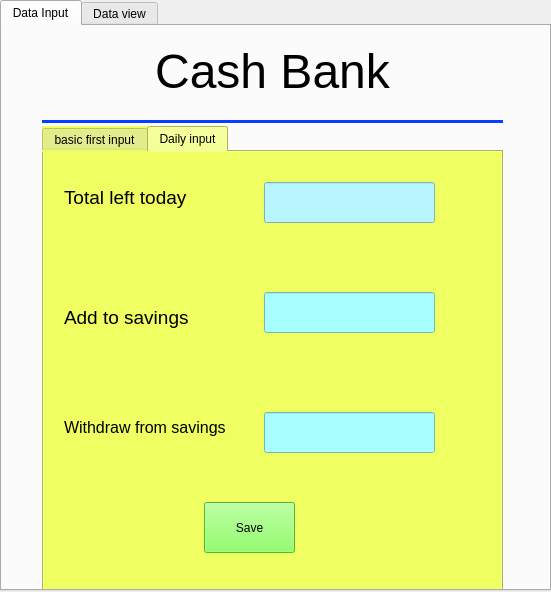
<?xml version="1.0" encoding="UTF-8"?>
<ui version="4.0">
 <class>MainWindow</class>
 <widget class="QMainWindow" name="MainWindow">
  <property name="windowModality">
   <enum>Qt::NonModal</enum>
  </property>
  <property name="geometry">
   <rect>
    <x>0</x>
    <y>0</y>
    <width>551</width>
    <height>592</height>
   </rect>
  </property>
  <property name="windowTitle">
   <string>MainWindow</string>
  </property>
  <property name="styleSheet">
   <string notr="true"/>
  </property>
  <widget class="QWidget" name="centralwidget">
   <widget class="QTabWidget" name="tabWidget">
    <property name="geometry">
     <rect>
      <x>0</x>
      <y>0</y>
      <width>551</width>
      <height>591</height>
     </rect>
    </property>
    <property name="styleSheet">
     <string notr="true"/>
    </property>
    <property name="currentIndex">
     <number>0</number>
    </property>
    <widget class="QWidget" name="tab">
     <attribute name="title">
      <string>Data Input</string>
     </attribute>
     <widget class="QTabWidget" name="tabWidget">
      <property name="geometry">
       <rect>
        <x>40</x>
        <y>100</y>
        <width>461</width>
        <height>471</height>
       </rect>
      </property>
      <property name="focusPolicy">
       <enum>Qt::TabFocus</enum>
      </property>
      <property name="whatsThis">
       <string/>
      </property>
      <property name="styleSheet">
       <string notr="true">background-color: rgb(239, 255, 97);</string>
      </property>
      <property name="currentIndex">
       <number>1</number>
      </property>
      <property name="tabsClosable">
       <bool>false</bool>
      </property>
      <widget class="QWidget" name="tabWidgetPage1">
       <attribute name="title">
        <string>basic first input</string>
       </attribute>
       <widget class="QPushButton" name="saveButton">
        <property name="geometry">
         <rect>
          <x>20</x>
          <y>280</y>
          <width>111</width>
          <height>51</height>
         </rect>
        </property>
        <property name="whatsThis">
         <string/>
        </property>
        <property name="styleSheet">
         <string notr="true">background-color: rgb(65, 255, 81);</string>
        </property>
        <property name="text">
         <string>Save?</string>
        </property>
       </widget>
       <widget class="QPushButton" name="saveButton_2">
        <property name="geometry">
         <rect>
          <x>300</x>
          <y>280</y>
          <width>111</width>
          <height>51</height>
         </rect>
        </property>
        <property name="styleSheet">
         <string notr="true">background-color: rgb(255, 42, 42);</string>
        </property>
        <property name="text">
         <string>Remove Existing!</string>
        </property>
       </widget>
       <widget class="QWidget" name="widget" native="true">
        <property name="geometry">
         <rect>
          <x>10</x>
          <y>10</y>
          <width>431</width>
          <height>221</height>
         </rect>
        </property>
        <widget class="QLabel" name="label">
         <property name="geometry">
          <rect>
           <x>20</x>
           <y>120</y>
           <width>131</width>
           <height>31</height>
          </rect>
         </property>
         <property name="font">
          <font>
           <pointsize>14</pointsize>
          </font>
         </property>
         <property name="styleSheet">
          <string notr="true">background-color: rgb(184, 249, 255);</string>
         </property>
         <property name="text">
          <string>Type of Savings</string>
         </property>
        </widget>
        <widget class="QLabel" name="totalMoneyLabel">
         <property name="geometry">
          <rect>
           <x>20</x>
           <y>40</y>
           <width>121</width>
           <height>31</height>
          </rect>
         </property>
         <property name="font">
          <font>
           <pointsize>14</pointsize>
          </font>
         </property>
         <property name="styleSheet">
          <string notr="true">background-color: rgb(184, 249, 255);</string>
         </property>
         <property name="text">
          <string>Total money</string>
         </property>
         <property name="alignment">
          <set>Qt::AlignCenter</set>
         </property>
        </widget>
        <widget class="QLineEdit" name="totalMoneyInput">
         <property name="geometry">
          <rect>
           <x>200</x>
           <y>40</y>
           <width>113</width>
           <height>31</height>
          </rect>
         </property>
         <property name="font">
          <font>
           <pointsize>9</pointsize>
          </font>
         </property>
         <property name="cursor">
          <cursorShape>IBeamCursor</cursorShape>
         </property>
         <property name="styleSheet">
          <string notr="true"/>
         </property>
         <property name="inputMask">
          <string>999999999999999999999999</string>
         </property>
         <property name="text">
          <string/>
         </property>
         <property name="maxLength">
          <number>24</number>
         </property>
         <property name="placeholderText">
          <string/>
         </property>
        </widget>
        <widget class="QComboBox" name="savingsTypeCombo">
         <property name="geometry">
          <rect>
           <x>200</x>
           <y>120</y>
           <width>111</width>
           <height>31</height>
          </rect>
         </property>
         <property name="styleSheet">
          <string notr="true">background-color: rgb(58, 245, 255);</string>
         </property>
         <property name="currentIndex">
          <number>0</number>
         </property>
         <item>
          <property name="text">
           <string>Random</string>
          </property>
         </item>
         <item>
          <property name="text">
           <string>Monthly</string>
          </property>
         </item>
         <item>
          <property name="text">
           <string>Daily</string>
          </property>
         </item>
        </widget>
        <widget class="QPushButton" name="confirmButton">
         <property name="geometry">
          <rect>
           <x>340</x>
           <y>130</y>
           <width>75</width>
           <height>24</height>
          </rect>
         </property>
         <property name="styleSheet">
          <string notr="true">background-color: rgb(255, 100, 69);</string>
         </property>
         <property name="text">
          <string>confirm</string>
         </property>
        </widget>
        <widget class="QLineEdit" name="savings">
         <property name="enabled">
          <bool>false</bool>
         </property>
         <property name="geometry">
          <rect>
           <x>200</x>
           <y>180</y>
           <width>161</width>
           <height>31</height>
          </rect>
         </property>
         <property name="inputMask">
          <string>999999999999999999999999</string>
         </property>
         <property name="placeholderText">
          <string>How much you want to save</string>
         </property>
        </widget>
       </widget>
      </widget>
      <widget class="QWidget" name="tab_3">
       <attribute name="title">
        <string>Daily input</string>
       </attribute>
       <widget class="QLineEdit" name="total_left_input">
        <property name="geometry">
         <rect>
          <x>220</x>
          <y>30</y>
          <width>171</width>
          <height>41</height>
         </rect>
        </property>
        <property name="styleSheet">
         <string notr="true">background-color: rgb(184, 246, 255);</string>
        </property>
        <property name="inputMask">
         <string>999999999999999999999999</string>
        </property>
        <property name="maxLength">
         <number>24</number>
        </property>
       </widget>
       <widget class="QLineEdit" name="add_savings">
        <property name="geometry">
         <rect>
          <x>220</x>
          <y>140</y>
          <width>171</width>
          <height>41</height>
         </rect>
        </property>
        <property name="styleSheet">
         <string notr="true">background-color: rgb(167, 254, 255);</string>
        </property>
        <property name="inputMask">
         <string>999999999999999999999999</string>
        </property>
       </widget>
       <widget class="QPushButton" name="saveDailyInput">
        <property name="geometry">
         <rect>
          <x>160</x>
          <y>350</y>
          <width>91</width>
          <height>51</height>
         </rect>
        </property>
        <property name="styleSheet">
         <string notr="true">background-color: rgb(116, 255, 66);</string>
        </property>
        <property name="text">
         <string>Save</string>
        </property>
       </widget>
       <widget class="QLabel" name="label_2">
        <property name="geometry">
         <rect>
          <x>20</x>
          <y>30</y>
          <width>141</width>
          <height>31</height>
         </rect>
        </property>
        <property name="font">
         <font>
          <pointsize>14</pointsize>
         </font>
        </property>
        <property name="text">
         <string>Total left today</string>
        </property>
       </widget>
       <widget class="QLabel" name="label_3">
        <property name="geometry">
         <rect>
          <x>20</x>
          <y>150</y>
          <width>141</width>
          <height>31</height>
         </rect>
        </property>
        <property name="font">
         <font>
          <pointsize>14</pointsize>
         </font>
        </property>
        <property name="text">
         <string>Add to savings</string>
        </property>
       </widget>
       <widget class="QLineEdit" name="withd_savings">
        <property name="geometry">
         <rect>
          <x>220</x>
          <y>260</y>
          <width>171</width>
          <height>41</height>
         </rect>
        </property>
        <property name="styleSheet">
         <string notr="true">background-color: rgb(167, 254, 255);</string>
        </property>
        <property name="inputMask">
         <string>999999999999999999999999</string>
        </property>
       </widget>
       <widget class="QLabel" name="label_4">
        <property name="geometry">
         <rect>
          <x>20</x>
          <y>260</y>
          <width>161</width>
          <height>31</height>
         </rect>
        </property>
        <property name="font">
         <font>
          <pointsize>12</pointsize>
         </font>
        </property>
        <property name="text">
         <string>Withdraw from savings</string>
        </property>
       </widget>
      </widget>
     </widget>
     <widget class="QWidget" name="widget_2" native="true">
      <property name="geometry">
       <rect>
        <x>40</x>
        <y>0</y>
        <width>461</width>
        <height>101</height>
       </rect>
      </property>
      <property name="styleSheet">
       <string notr="true"/>
      </property>
      <widget class="Line" name="underheaderLine">
       <property name="geometry">
        <rect>
         <x>0</x>
         <y>80</y>
         <width>461</width>
         <height>31</height>
        </rect>
       </property>
       <property name="styleSheet">
        <string notr="true">color: rgb(8, 62, 255)</string>
       </property>
       <property name="frameShadow">
        <enum>QFrame::Plain</enum>
       </property>
       <property name="lineWidth">
        <number>3</number>
       </property>
       <property name="orientation">
        <enum>Qt::Horizontal</enum>
       </property>
      </widget>
      <widget class="QLabel" name="headerLabel">
       <property name="geometry">
        <rect>
         <x>0</x>
         <y>0</y>
         <width>461</width>
         <height>91</height>
        </rect>
       </property>
       <property name="font">
        <font>
         <pointsize>36</pointsize>
        </font>
       </property>
       <property name="lineWidth">
        <number>2</number>
       </property>
       <property name="text">
        <string>Cash Bank</string>
       </property>
       <property name="alignment">
        <set>Qt::AlignCenter</set>
       </property>
      </widget>
     </widget>
    </widget>
    <widget class="QWidget" name="tab_2">
     <attribute name="title">
      <string>Data view</string>
     </attribute>
     <widget class="QComboBox" name="dateSelect">
      <property name="geometry">
       <rect>
        <x>150</x>
        <y>220</y>
        <width>211</width>
        <height>71</height>
       </rect>
      </property>
     </widget>
     <widget class="QWidget" name="widget_3" native="true">
      <property name="geometry">
       <rect>
        <x>40</x>
        <y>0</y>
        <width>461</width>
        <height>101</height>
       </rect>
      </property>
      <property name="styleSheet">
       <string notr="true"/>
      </property>
      <widget class="Line" name="underheaderLine_2">
       <property name="geometry">
        <rect>
         <x>0</x>
         <y>80</y>
         <width>461</width>
         <height>31</height>
        </rect>
       </property>
       <property name="styleSheet">
        <string notr="true">color: rgb(8, 62, 255)</string>
       </property>
       <property name="frameShadow">
        <enum>QFrame::Plain</enum>
       </property>
       <property name="lineWidth">
        <number>3</number>
       </property>
       <property name="orientation">
        <enum>Qt::Horizontal</enum>
       </property>
      </widget>
      <widget class="QLabel" name="headerLabel_2">
       <property name="geometry">
        <rect>
         <x>0</x>
         <y>0</y>
         <width>461</width>
         <height>91</height>
        </rect>
       </property>
       <property name="font">
        <font>
         <pointsize>36</pointsize>
        </font>
       </property>
       <property name="lineWidth">
        <number>2</number>
       </property>
       <property name="text">
        <string>Cash Bank</string>
       </property>
       <property name="alignment">
        <set>Qt::AlignCenter</set>
       </property>
      </widget>
     </widget>
     <widget class="QPushButton" name="showData">
      <property name="geometry">
       <rect>
        <x>180</x>
        <y>360</y>
        <width>151</width>
        <height>61</height>
       </rect>
      </property>
      <property name="styleSheet">
       <string notr="true">background-color: rgb(137, 255, 116);</string>
      </property>
      <property name="text">
       <string>Show data</string>
      </property>
     </widget>
     <widget class="QLabel" name="label_5">
      <property name="geometry">
       <rect>
        <x>110</x>
        <y>120</y>
        <width>301</width>
        <height>61</height>
       </rect>
      </property>
      <property name="font">
       <font>
        <pointsize>14</pointsize>
       </font>
      </property>
      <property name="styleSheet">
       <string notr="true">background-color: rgb(188, 255, 235);</string>
      </property>
      <property name="text">
       <string>Select the date to view the data for</string>
      </property>
      <property name="alignment">
       <set>Qt::AlignCenter</set>
      </property>
     </widget>
    </widget>
   </widget>
  </widget>
 </widget>
 <resources>
  <include location=".qt_for_python/rcc/test.qrc"/>
 </resources>
 <connections/>
</ui>
